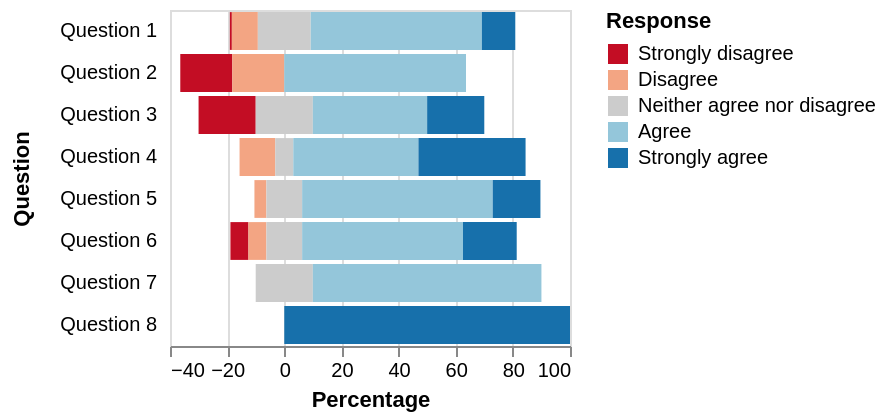

Source (Vega-Lite JSON):
### Vega specification from a JSON file in a GitHub repository (floating-point values rounded to 4 significant figures)
{"$schema": "https://vega.github.io/schema/vega/v4.json", "description": "A diverging stacked bar chart for sentiments towards a set of eight questions, displayed as percentages with neutral responses straddling the 0% mark", "autosize": "pad", "padding": 5, "width": 200, "style": "cell", "data": [{"name": "source_0", "values": [{"question": "Question 1", "type": "Strongly disagree", "value": 24, "percentage": 0.7}, {"question": "Question 1", "type": "Disagree", "value": 294, "percentage": 9.1}, {"question": "Question 1", "type": "Neither agree nor disagree", "value": 594, "percentage": 18.5}, {"question": "Question 1", "type": "Agree", "value": 1927, "percentage": 59.9}, {"question": "Question 1", "type": "Strongly agree", "value": 376, "percentage": 11.7}, {"question": "Question 2", "type": "Strongly disagree", "value": 2, "percentage": 18.2}, {"question": "Question 2", "type": "Disagree", "value": 2, "percentage": 18.2}, {"question": "Question 2", "type": "Neither agree nor disagree", "value": 0, "percentage": 0}, {"question": "Question 2", "type": "Agree", "value": 7, "percentage": 63.6}, {"question": "Question 2", "type": "Strongly agree", "value": 11, "percentage": 0}, {"question": "Question 3", "type": "Strongly disagree", "value": 2, "percentage": 20}, {"question": "Question 3", "type": "Disagree", "value": 0, "percentage": 0}, {"question": "Question 3", "type": "Neither agree nor disagree", "value": 2, "percentage": 20}, {"question": "Question 3", "type": "Agree", "value": 4, "percentage": 40}, {"question": "Question 3", "type": "Strongly agree", "value": 2, "percentage": 20}, {"question": "Question 4", "type": "Strongly disagree", "value": 0, "percentage": 0}, {"question": "Question 4", "type": "Disagree", "value": 2, "percentage": 12.5}, {"question": "Question 4", "type": "Neither agree nor disagree", "value": 1, "percentage": 6.3}, {"question": "Question 4", "type": "Agree", "value": 7, "percentage": 43.8}, {"question": "Question 4", "type": "Strongly agree", "value": 6, "percentage": 37.5}, {"question": "Question 5", "type": "Strongly disagree", "value": 0, "percentage": 0}, {"question": "Question 5", "type": "Disagree", "value": 1, "percentage": 4.2}, {"question": "Question 5", "type": "Neither agree nor disagree", "value": 3, "percentage": 12.5}, {"question": "Question 5", "type": "Agree", "value": 16, "percentage": 66.7}, {"question": "Question 5", "type": "Strongly agree", "value": 4, "percentage": 16.7}, {"question": "Question 6", "type": "Strongly disagree", "value": 1, "percentage": 6.3}, {"question": "Question 6", "type": "Disagree", "value": 1, "percentage": 6.3}, {"question": "Question 6", "type": "Neither agree nor disagree", "value": 2, "percentage": 12.5}, {"question": "Question 6", "type": "Agree", "value": 9, "percentage": 56.3}, {"question": "Question 6", "type": "Strongly agree", "value": 3, "percentage": 18.8}, {"question": "Question 7", "type": "Strongly disagree", "value": 0, "percentage": 0}, {"question": "Question 7", "type": "Disagree", "value": 0, "percentage": 0}, {"question": "Question 7", "type": "Neither agree nor disagree", "value": 1, "percentage": 20}, {"question": "Question 7", "type": "Agree", "value": 4, "percentage": 80}, {"question": "Question 7", "type": "Strongly agree", "value": 0, "percentage": 0}, {"question": "Question 8", "type": "Strongly disagree", "value": 0, "percentage": 0}, {"question": "Question 8", "type": "Disagree", "value": 0, "percentage": 0}, {"question": "Question 8", "type": "Neither agree nor disagree", "value": 0, "percentage": 0}, {"question": "Question 8", "type": "Agree", "value": 0, "percentage": 0}, {"question": "Question 8", "type": "Strongly agree", "value": 2, "percentage": 100}]}, {"name": "data_0", "source": "source_0", "transform": [{"type": "formula", "expr": "if(datum.type === 'Strongly disagree',-2,0) + if(datum.type==='Disagree',-1,0) + if(datum.type =='Neither agree nor disagree',0,0) + if(datum.type ==='Agree',1,0) + if(datum.type ==='Strongly agree',2,0)", "as": "q_order"}, {"type": "formula", "expr": "if(datum.type === 'Disagree' || datum.type === 'Strongly disagree', datum.percentage,0) + if(datum.type === 'Neither agree nor disagree', datum.percentage / 2,0)", "as": "signed_percentage"}, {"type": "stack", "groupby": ["question"], "field": "percentage", "sort": {"field": [], "order": []}, "as": ["v1", "v2"], "offset": "zero"}, {"type": "window", "params": [null], "as": ["offset"], "ops": ["sum"], "fields": ["signed_percentage"], "sort": {"field": [], "order": []}, "groupby": ["question"], "frame": [null, null]}, {"type": "formula", "expr": "datum.v1 - datum.offset", "as": "nx"}, {"type": "formula", "expr": "datum.v2 - datum.offset", "as": "nx2"}, {"type": "filter", "expr": "datum[\"nx\"] !== null && !isNaN(datum[\"nx\"])"}]}], "signals": [{"name": "y_step", "value": 21}, {"name": "height", "update": "bandspace(domain('y').length, 0.1, 0.05) * y_step"}], "marks": [{"name": "marks", "type": "rect", "style": ["bar"], "from": {"data": "data_0"}, "encode": {"update": {"fill": {"scale": "color", "field": "type"}, "x": {"scale": "x", "field": "nx"}, "x2": {"scale": "x", "field": "nx2"}, "y": {"scale": "y", "field": "question"}, "height": {"scale": "y", "band": true}}}}], "scales": [{"name": "x", "type": "linear", "domain": {"data": "data_0", "fields": ["nx", "nx2"]}, "range": [0, {"signal": "width"}], "nice": true, "zero": true}, {"name": "y", "type": "band", "domain": {"data": "data_0", "field": "question", "sort": true}, "range": {"step": {"signal": "y_step"}}, "paddingInner": 0.1, "paddingOuter": 0.05}, {"name": "color", "type": "ordinal", "domain": ["Strongly disagree", "Disagree", "Neither agree nor disagree", "Agree", "Strongly agree"], "range": ["#c30d24", "#f3a583", "#cccccc", "#94c6da", "#1770ab"]}], "axes": [{"scale": "x", "orient": "bottom", "grid": false, "title": "Percentage", "labelFlush": true, "labelOverlap": true, "tickCount": {"signal": "ceil(width/40)"}, "zindex": 1}, {"scale": "x", "orient": "bottom", "grid": true, "gridScale": "y", "tickCount": {"signal": "ceil(width/40)"}, "domain": false, "labels": false, "maxExtent": 0, "minExtent": 0, "ticks": false, "zindex": 0}, {"scale": "y", "orient": "left", "grid": false, "title": "Question", "domain": false, "minExtent": 60, "offset": 5, "ticks": false, "zindex": 1}], "legends": [{"title": "Response", "fill": "color", "encode": {"symbols": {"update": {"shape": {"value": "square"}}}}}], "config": {"axisY": {"minExtent": 30}}}
